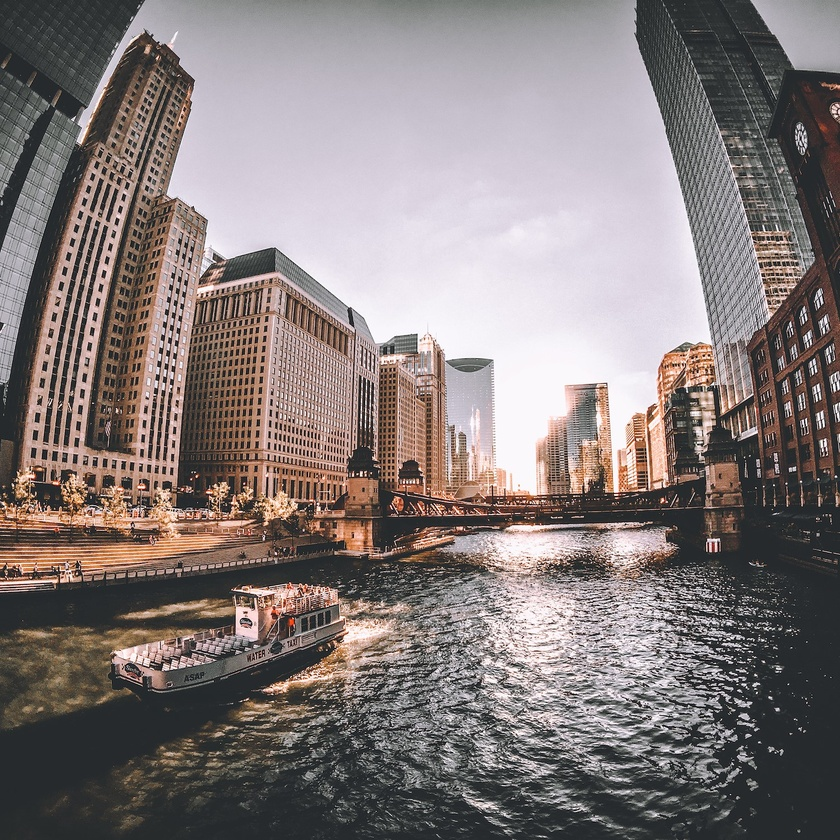
#> input picture assets/images/perspective_distortion.jpg, 840 x 840 px, shrunk from 1500 x 1500 before the run
$ jupyter execute '7 - 8.9. Affine transformations.ipynb'   (shell and % lines are left out)
#> lines starting #> are read from the running program, lines starting #| are printed output that depends on the picture
**Jarrian Vince G. Gojar**\
Instructor I\
*College of Information and Communications Technology, Sorsogon State University, Philippines*

# Introduction

In image processing, `Affine Transformation` refers to a linear mapping method that preserves points, straight lines, and planes. Sets of parallel lines remain
parallel after an `affine transformation`. The `affine transformation` technique is typically used to correct for geometric distortions or deformations that occur
with non-ideal camera angles.

# Setup

# Initial Setup

[cell 1]
# Import Libraries
import os
import cv2
import numpy as np
import scipy.ndimage as nd
import matplotlib.pyplot as plt

# Asset Root
asset_root = os.path.join(os.getcwd(), '../../assets')

# Image Path
image_path = os.path.join(asset_root, 'images', 'perspective_distortion.jpg')

# Read Image and convert to RGB
input_image = cv2.cvtColor(cv2.imread(image_path), cv2.COLOR_BGR2RGB)

# Display Both Image
plt.figure("Affine Transformation", figsize=(10, 10))

plt.imshow(input_image)
plt.title("Original Image")
plt.axis('off')

plt.show()

# Affine Transformation in Images

To apply an `affine transformation` to an image, we need to define a `transformation matrix`. The `transformation matrix` is a matrix that describes the
transformation to be performed on the input image. The `transformation matrix` is then applied to the input image using the `scipy.ndimage.affine_transform`
function. The `scipy.ndimage.affine_transform` function takes the input image and the `transformation matrix` as input and returns the transformed image.

[cell 2]
# Affine Transformation Matrix
def affine_transformation_sample(image, radian):
#> called with radian = 11
    theta = radian * np.pi / 180
    transformation_matrix = np.array([
        [np.cos(theta), -np.sin(theta), 0],
        [np.sin(theta), np.cos(theta), 0],
        [0, 0, 1]
    ])
    affine_image = nd.affine_transform(image, transformation_matrix)
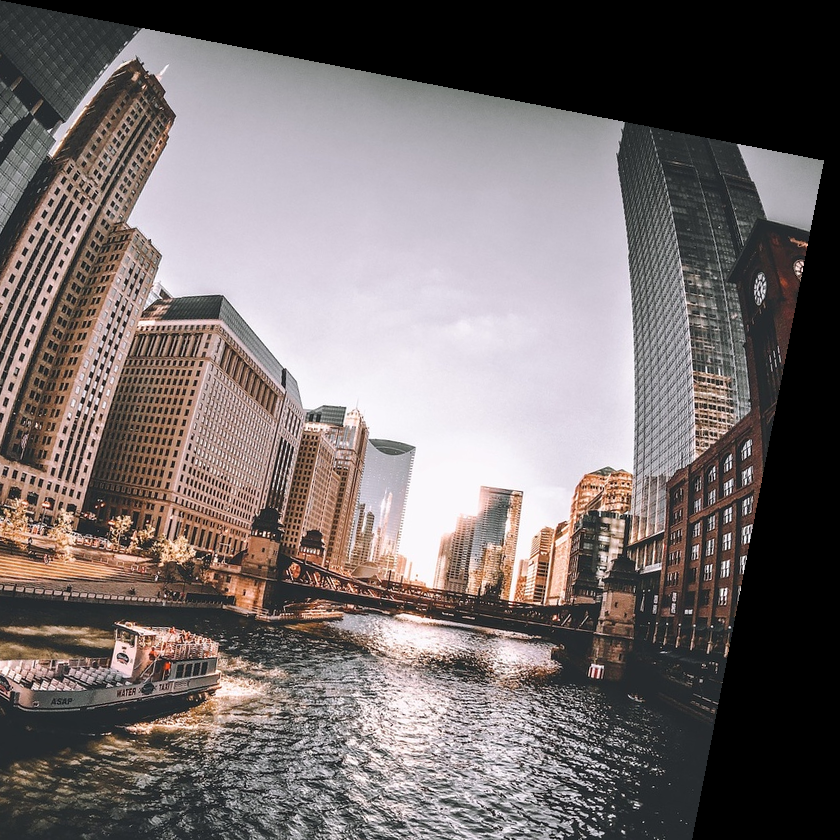
#> affine_image: shape (840, 840, 3); mean R, G, B 118.2, 109.6, 109.1
    return affine_image

# Apply Affine Transformation
affine_image = affine_transformation_sample(input_image, 11)

# Display Both Image
plt.figure("Affine Transformation", figsize=(20, 10))

plt.subplot(1, 2, 1)
plt.imshow(input_image)
plt.title("Original Image")
plt.axis('off')

plt.subplot(1, 2, 2)
plt.imshow(affine_image)
plt.title("Affine Transformation")
plt.axis('off')

plt.show()
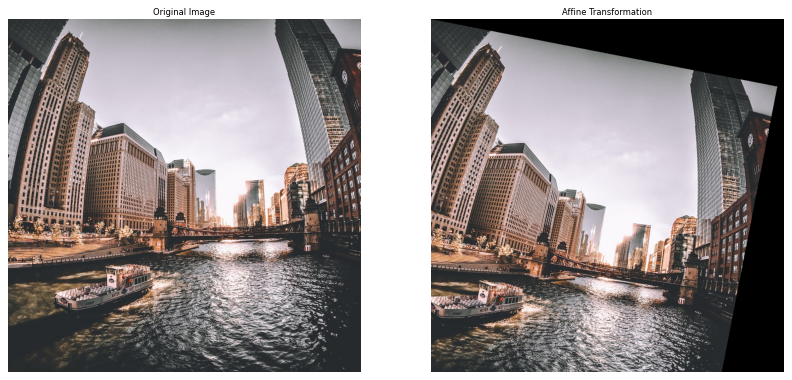
#> figure drawn by matplotlib, 2 panels
